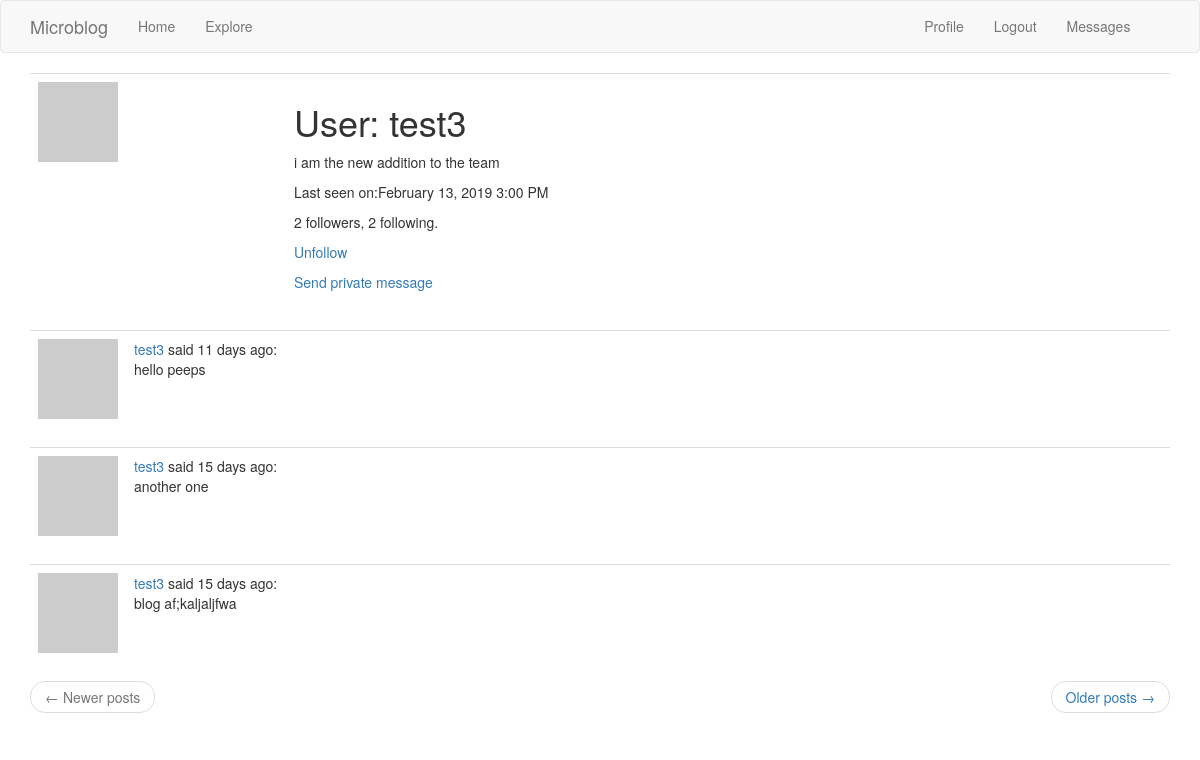
/user/test3 (signed in), run on the app's committed database.
### app/models.py (models this page shows, shortened)
class User(UserMixin, db.Model):
    id = db.Column(db.Integer, primary_key=True)
    username =db.Column(db.String(64), index=True, unique=True)
    email = db.Column(db.String(120), index=True , unique = True)
    password_hash=db.Column(db.String(128))
    posts = db.relationship('Post', backref='author', lazy='dynamic')
    followed = db.relationship('User', secondary=followers,\
    primaryjoin=(followers.c.follower_id == id),\
    secondaryjoin=(followers.c.followed_id == id),\
    backref=db.backref('followers', lazy='dynamic'), lazy='dynamic')
    messages_sent = db.relationship('Message',
                                    foreign_keys='Message.sender_id',
                                    backref='author', lazy='dynamic')
    messages_received = db.relationship('Message',
                                        foreign_keys='Message.recipient_id',
                                        backref='recipient', lazy='dynamic')
    last_message_read_time = db.Column(db.DateTime)
    notifications = db.relationship('Notification', backref='user',
                                    lazy='dynamic')
    def avatar(self, size):
        digest=md5(self.email.lower().encode('utf-8')).hexdigest()
        return 'https://www.gravatar.com/avatar/{}?d=identicon&s={}'.format(digest, size)
    about_me = db.Column(db.String(140))
    last_seen = db.Column(db.DateTime, default=datetime.utcnow)
    def is_following(self, user):
        return self.followed.filter(followers.c.followed_id == user.id).count() > 0
    def new_messages(self):
        last_read_time = self.last_message_read_time or datetime(1900, 1, 1)
        return Message.query.filter_by(recipient=self).filter(
            Message.timestamp > last_read_time).count()

class Post(db.Model):
    id = db.Column(db.Integer, primary_key=True)
    body = db.Column(db.String(140))
    timestamp=db.Column(db.DateTime, index=True, default=datetime.utcnow)
    user_id = db.Column(db.Integer, db.ForeignKey('user.id'))

### app/routes.py (the view)
@app.route('/user/<username>')
@login_required
def user(username):
    user=User.query.filter_by(username=username).first_or_404()
    page = request.args.get('page', 1, type=int)
    posts = user.posts.order_by(Post.timestamp.desc()).paginate(\
        page, app.config['POSTS_PER_PAGE'], False)
    next_url = url_for('user', username=user.username, page=posts.next_num) \
        if posts.has_next else None
    prev_url = url_for('user', username=user.username, page=posts.prev_num) \
        if posts.has_prev else None
    return render_template('user.html', user=user, posts=posts.items,\
                           next_url=next_url, prev_url=prev_url)

### app/models.py (called while the page is built)
@login.user_loader
def load_user(id):
    return User.query.get(int(id))

### app/routes.py (called while the page is built)
@app.before_request
def before_request():
    if current_user.is_authenticated:
        current_user.last_seen=datetime.utcnow()
        db.session.commit()

### app/templates/user.html
{% extends "base.html" %}
{% block app_content %}
    <table class="table table-hover">
        <tr>
            <td width="256px"><img src="{{ user.avatar(256) }}"></td>
            <td>
                <h1>User: {{ user.username }}</h1>
                {% if user.about_me %}<p>{{ user.about_me }}</p>{% endif %}
                {% if user.last_seen %}<p>Last seen on:{{ moment(user.last_seen).format('LLL') }}</p>{% endif %}
                <p>{{ user.followers.count() }} followers, {{ user.followed.count() }} following.</p>
                {% if user == current_user %}
                <p><a href="{{ url_for('edit_profile') }}">Edit your profile</a></p>
                {% elif not current_user.is_following(user) %}
                <p><a href="{{ url_for('follow', username=user.username) }}">Follow</a></p>
                {% else %}
                <p><a href="{{ url_for('unfollow', username=user.username) }}">Unfollow</a></p>
                {% endif %}
                {% if user != current_user %}
<p>
    <a href="{{ url_for('send_message',
                        recipient=user.username) }}">
        {{ _('Send private message') }}
    </a>
</p>
{% endif %}
            </td>
        </tr>
    </table>
    {% for post in posts %}
        {% include '_post.html' %}
    {% endfor %}
    <nav aria-label="...">
        <ul class="pager">
            <li class="previous{% if not prev_url %} disabled{% endif %}">
                <a href="{{ prev_url or '#' }}">
                    <span aria-hidden="true">&larr;</span> Newer posts
                </a>
            </li>
            <li class="next{% if not next_url %} disabled{% endif %}">
                <a href="{{ next_url or '#' }}">
                    Older posts <span aria-hidden="true">&rarr;</span>
                </a>
            </li>
        </ul>
    </nav>
{% endblock %}

### app/templates/base.html (shortened to what this page needs)
{% extends 'bootstrap/base.html' %}
{% block navbar %}
    <nav class="navbar navbar-default">
        <div class="container">
            <div class="navbar-header">
                <a class="navbar-brand" href="{{ url_for('index') }}">Microblog</a>
            </div>
            <div class="collapse navbar-collapse" id="bs-example-navbar-collapse-1">
                <ul class="nav navbar-nav">
                    <li><a href="{{ url_for('index') }}">Home</a></li>
                    <li><a href="{{ url_for('explore') }}">Explore</a></li>
                </ul>
                <ul class="nav navbar-nav navbar-right">
                    {% if current_user.is_anonymous %}
                    <li><a href="{{ url_for('login') }}">Login</a></li>
                    {% else %}
                    <li><a href="{{ url_for('user', username=current_user.username) }}">Profile</a></li>
                    <li><a href="{{ url_for('logout') }}">Logout</a></li>
                    <li>
                       <a href="{{ url_for('messages') }}">
                           {{ _('Messages') }}
                           {% set new_messages = current_user.new_messages() %}
                       </a>
                   </li>
                    {% endif %}
                </ul>
            </div>
        </div>
    </nav>
{% endblock %}
{% block content %}
    <div class="container">
        {% block app_content %}{% endblock %}
    </div>
{% endblock %}

### app/templates/_post.html
<table class="table table-hover">
    <tr>
        <td width="70px">
            <a href="{{ url_for('user', username=post.author.username) }}">
                <img src="{{ post.author.avatar(70) }}" />
            </a>
        </td>
        <td>
          <a href="{{ url_for('user', username=post.author.username) }}">
                  {{ post.author.username }}
              </a>
              said {{ moment(post.timestamp).fromNow() }}:
              <br>
              {{ post.body }}
        </td>
    </tr>
</table>

### data on the page
User: username "test3", about_me "i am the new addition to the team", last_seen "February 13, 2019 3:00 PM"
Post: author.username "test3", timestamp "11 days ago", body "hello peeps"
Post: author.username "test3", timestamp "15 days ago", body "another one"
Post: author.username "test3", timestamp "15 days ago", body "blog af;kaljaljfwa"

### other printed values
{{ user.followers.count() }} "2"
{{ user.followed.count() }} "2"
